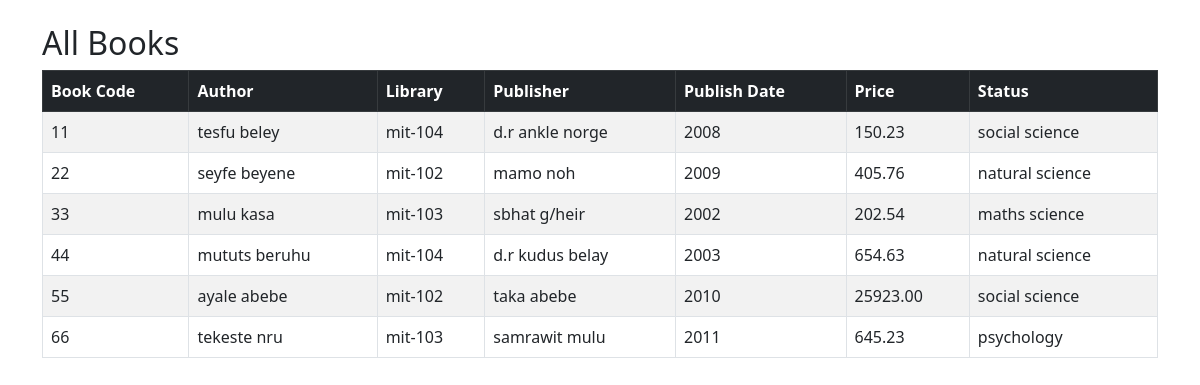
The app's page /books/view_books.php with its own data.
### tables this page shows
CREATE TABLE `books` (
  `book_code` varchar(45) NOT NULL,
  `author_code` varchar(45) DEFAULT NULL,
  `library_code` varchar(25) DEFAULT NULL,
  `publisher_cod` varchar(30) DEFAULT NULL,
  `publish_date` varchar(50) DEFAULT NULL,
  `book_price` decimal(8,2) DEFAULT NULL,
  `book_status` varchar(120) DEFAULT NULL
);

CREATE TABLE `author` (
  `author_code` varchar(45) NOT NULL,
  `author_name` varchar(50) DEFAULT NULL
);

CREATE TABLE `library` (
  `library_code` varchar(25) NOT NULL,
  `library_address` varchar(50) DEFAULT NULL,
  `contact_no` varchar(25) DEFAULT NULL
);

CREATE TABLE `publisher` (
  `publisher_cod` varchar(30) NOT NULL,
  `publisher_name` varchar(50) DEFAULT NULL,
  `address` varchar(50) DEFAULT NULL
);

### db.php (called while the page is built, shortened)
<?php
include 'connection.php';
$sql = "
    SELECT
        b.book_code,
        b.publish_date,
        b.book_price,
        b.book_status,
        a.author_name,
        l.library_code,
        p.publisher_name
    FROM books b
    LEFT JOIN author a ON b.author_code = a.author_code
    LEFT JOIN library l ON b.library_code = l.library_code
    LEFT JOIN publisher p ON b.publisher_cod = p.publisher_cod
";
$result = mysqli_query($conn, $sql);
?>

### books/view_books.php (the view, shortened to what this page needs)
<?php
include '../db.php';
?>
<!DOCTYPE html>
<html>
<head>
    <link href="https://cdn.jsdelivr.net/npm/bootstrap@5.3.0/dist/css/bootstrap.min.css" rel="stylesheet">
</head>
<body class="p-4">
<div class="container">
    <h2>All Books</h2>
    <?php if (mysqli_num_rows($result) > 0): ?>
        <div class="table-responsive">
        <table class="table table-bordered table-striped">
            <thead class="table-dark">
                <tr>
                    <th>Book Code</th>
                    <th>Author</th>
                    <th>Library</th>
                    <th>Publisher</th>
                    <th>Publish Date</th>
                    <th>Price</th>
                    <th>Status</th>
                </tr>
            </thead>
            <tbody>
                <?php while ($row = mysqli_fetch_assoc($result)): ?>
                <tr>
                    <td><?= $row['book_code'] ?></td>
                    <td><?= $row['author_name'] ?></td>
                    <td><?= $row['library_code'] ?></td>
                    <td><?= $row['publisher_name'] ?></td>
                    <td><?= $row['publish_date'] ?></td>
                    <td><?= $row['book_price'] ?></td>
                    <td><?= $row['book_status'] ?></td>
                </tr>
                <?php endwhile; ?>
            </tbody>
        </table>
        </div>
    <?php else: ?>
        <p>No books found.</p>
    <?php endif; ?>
</div>
</body>
</html>

### records on screen
books: book_code "11", author_code.author_name "tesfu beley", library_code.library_code "mit-104", publisher_cod.publisher_name "d.r ankle norge", publish_date "2008", book_price "150.23", book_status "social science"
books: book_code "22", author_code.author_name "seyfe beyene", library_code.library_code "mit-102", publisher_cod.publisher_name "mamo noh", publish_date "2009", book_price "405.76", book_status "natural science"
books: book_code "33", author_code.author_name "mulu kasa", library_code.library_code "mit-103", publisher_cod.publisher_name "sbhat g/heir", publish_date "2002", book_price "202.54", book_status "maths science"
books: book_code "44", author_code.author_name "mututs beruhu", library_code.library_code "mit-104", publisher_cod.publisher_name "d.r kudus belay", publish_date "2003", book_price "654.63", book_status "natural science"
books: book_code "55", author_code.author_name "ayale abebe", library_code.library_code "mit-102", publisher_cod.publisher_name "taka abebe", publish_date "2010", book_price "25923.00", book_status "social science"
books: book_code "66", author_code.author_name "tekeste nru", library_code.library_code "mit-103", publisher_cod.publisher_name "samrawit mulu", publish_date "2011", book_price "645.23", book_status "psychology"
